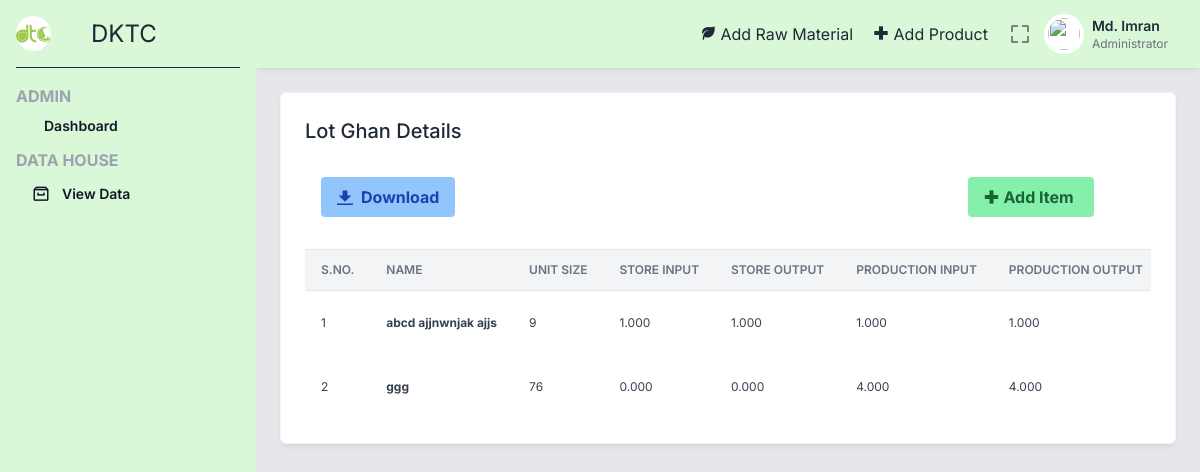
Page /lotGhan.php (signed in) on the earlier database version.
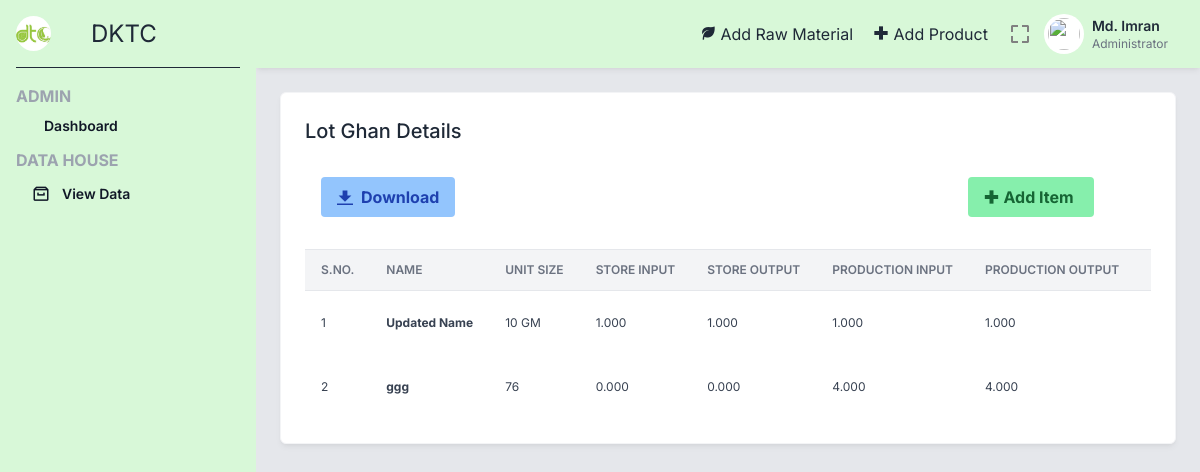
Same page on the later database version.
### tables this page shows
CREATE TABLE `lot_ghan` (
  `_id` int(5) NOT NULL,
  `pid` int(5) NOT NULL,
  `sts_output` float(5,3) NOT NULL,
  `sts_input` float(5,3) NOT NULL,
  `prs_output` float(5,3) NOT NULL,
  `prs_input` float(5,3) NOT NULL,
  `pks_output` float(5,3) NOT NULL,
  `pks_input` float(5,3) NOT NULL
);

CREATE TABLE `product` (
  `_id` int(5) NOT NULL,
  `name` varchar(100) NOT NULL,
  `type` varchar(2) NOT NULL,
  `sizes` varchar(10) NOT NULL
);

### lotGhan.php (the view, shortened to what the changed rows need)
<?php include 'includes/_topbar.php' ?>
<div class="p-6">
    <div class="grid grid-cols-1 lg:grid-cols-3 gap-6 mb-6">
        <div class="bg-white border border-gray-100 shadow-md shadow-black/5 p-6 rounded-md lg:col-span-3">
            <div class="flex justify-between mb-4 items-start">
                <div class="font-medium">
                    <h2 class="text-xl">
                        Lot Ghan Details
                    </h2>
                </div>
            </div>
            <div>
                <div style="overflow:auto">
                    <table class="items-center w-full bg-transparent border-collapse">
                        <thead>
                            <tr>
                                <th class="px-4 bg-gray-100 dark:bg-gray-600 text-gray-500 dark:text-gray-100 align-middle border border-solid border-gray-200 dark:border-gray-500 py-3 text-xs uppercase border-l-0 border-r-0 whitespace-nowrap font-semibold text-left">S.No.</th>
                                <th class="px-4 bg-gray-100 dark:bg-gray-600 text-gray-500 dark:text-gray-100 align-middle border border-solid border-gray-200 dark:border-gray-500 py-3 text-xs uppercase border-l-0 border-r-0 whitespace-nowrap font-semibold text-left">Name</th>
                                <th class="px-4 bg-gray-100 dark:bg-gray-600 text-gray-500 dark:text-gray-100 align-middle border border-solid border-gray-200 dark:border-gray-500 py-3 text-xs uppercase border-l-0 border-r-0 whitespace-nowrap font-semibold text-left min-w-140-px">Unit Size</th>
                                <th class="px-4 bg-gray-100 dark:bg-gray-600 text-gray-500 dark:text-gray-100 align-middle border border-solid border-gray-200 dark:border-gray-500 py-3 text-xs uppercase border-l-0 border-r-0 whitespace-nowrap font-semibold text-left min-w-140-px">Store Input</th>
                                <th class="px-4 bg-gray-100 dark:bg-gray-600 text-gray-500 dark:text-gray-100 align-middle border border-solid border-gray-200 dark:border-gray-500 py-3 text-xs uppercase border-l-0 border-r-0 whitespace-nowrap font-semibold text-left min-w-140-px">Store Output</th>
                                <th class="px-4 bg-gray-100 dark:bg-gray-600 text-gray-500 dark:text-gray-100 align-middle border border-solid border-gray-200 dark:border-gray-500 py-3 text-xs uppercase border-l-0 border-r-0 whitespace-nowrap font-semibold text-left min-w-140-px">Production Input</th>
                                <th class="px-4 bg-gray-100 dark:bg-gray-600 text-gray-500 dark:text-gray-100 align-middle border border-solid border-gray-200 dark:border-gray-500 py-3 text-xs uppercase border-l-0 border-r-0 whitespace-nowrap font-semibold text-left min-w-140-px">Production Output</th>
                                <th class="px-4 bg-gray-100 dark:bg-gray-600 text-gray-500 dark:text-gray-100 align-middle border border-solid border-gray-200 dark:border-gray-500 py-3 text-xs uppercase border-l-0 border-r-0 whitespace-nowrap font-semibold text-left min-w-140-px">Packaging Input</th>
                            </tr>
                        </thead>
                        <tbody>
                        <?php
                        $sql = "SELECT * FROM `lot_ghan`";
                        $result = mysqli_query($conn, $sql);
                        $sno = 0;
                        while ($row = mysqli_fetch_assoc($result)) {
                            $productId = $row['pid'];
                            $sqlProduct = "SELECT name, type, sizes FROM product WHERE _id = $productId";
                            $resultProd = mysqli_query($conn, $sqlProduct);
                            while($prodRow = mysqli_fetch_assoc($resultProd)){
                                $name = $prodRow['name'];
                                $size = $prodRow['sizes'];
                            }
                            $idRM = $row['_id'];
                            $sno += 1;
                            echo "<tr class='text-gray-700 dark:text-gray-100'>
                                <td class='border-t-0 px-4 align-middle border-l-0 border-r-0 text-xs whitespace-nowrap p-4'>" . $sno . "</td>
                                <th class='border-t-0 px-4 align-middle border-l-0 border-r-0 text-xs whitespace-nowrap p-4 text-left'>" . $name . "</th>
                                <td class='border-t-0 px-4 align-middle border-l-0 border-r-0 text-xs whitespace-nowrap p-4'>
                                    " . $size . "
                                </td>
                                <td class='border-t-0 px-4 align-middle border-l-0 border-r-0 text-xs whitespace-nowrap p-4'>
                                    " . $row['sts_input'] . "
                                </td>
                                <td class='border-t-0 px-4 align-middle border-l-0 border-r-0 text-xs whitespace-nowrap p-4'>
                                    " . $row['sts_output'] . "
                                </td>
                                <td class='border-t-0 px-4 align-middle border-l-0 border-r-0 text-xs whitespace-nowrap p-4'>
                                    " . $row['prs_input'] . "
                                </td>
                                <td class='border-t-0 px-4 align-middle border-l-0 border-r-0 text-xs whitespace-nowrap p-4'>
                                    " . $row['prs_output'] . "
                                </td>
                                <td class='border-t-0 px-4 align-middle border-l-0 border-r-0 text-xs whitespace-nowrap p-4'>
                                    " . $row['pks_input'] . "
                                </td>
                                    " . $row['pks_output'] . "
                                    <a href='editLot.php?id=" . $idRM . "'>
                                        <button id=" . $row['_id'] . " class='edit bg-blue-300 hover:bg-blue-400 text-blue-800 font-bold py-2 px-4 rounded inline-flex items-center'>
                                        </button>
                                    </a>
                                    <a href='delLot.php?id=" . $idRM . "'>
                                        <button id=" . $row['_id'] . " class='delete bg-red-300 hover:bg-red-400 text-red-800 font-bold py-2 px-4 rounded inline-flex items-center' onclick='sureDel()'>
                                        </button>
                                    </a>
                            </tr>";
                        }
                    ?>
                        </tbody>
                    </table>
                </div>
            </div>
        </div>
    </div>
</div>
<?php include 'includes/_bottombar.php' ?>

Differences in the rows shown:
changed through a linked row, lot_ghan: pid.name "abcd ajjnwnjak ajjs" → "Updated Name"; pid.sizes "9" → "10 GM"
